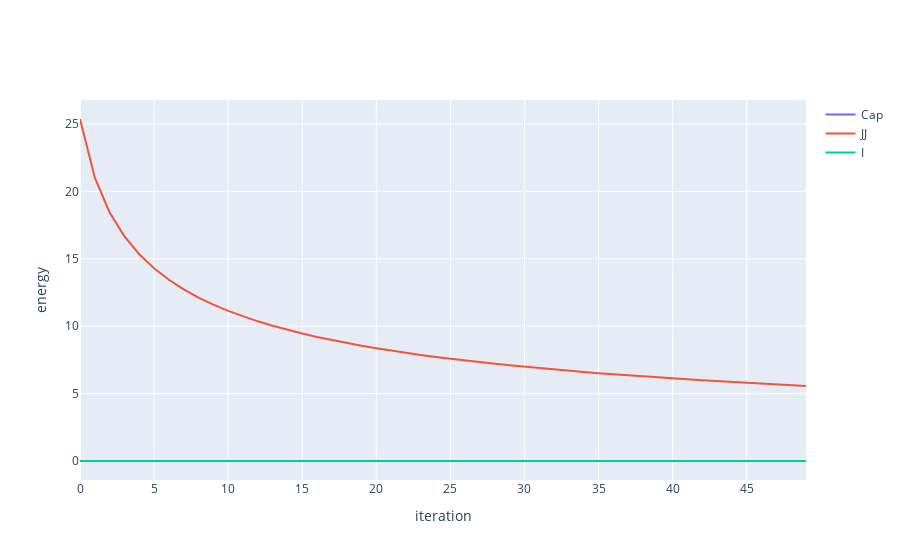

The code cell stored with this chart in its notebook:
### Code cell
plotCompare(dCircuit.index,dCircuit,None,"iteration","energy",export='pdf')
